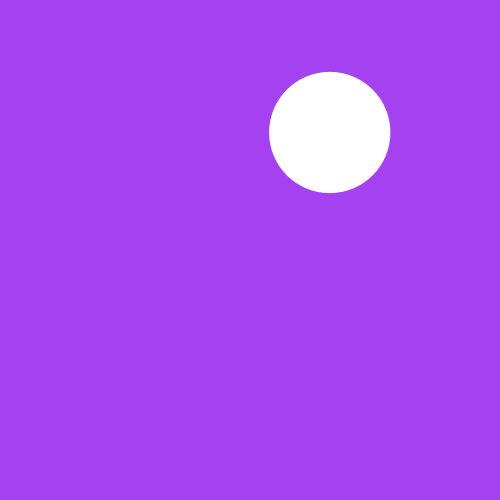
Frame 1 (no input)
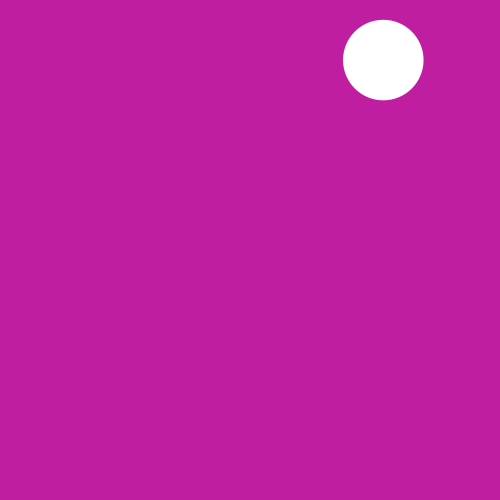
Frame 60 (the mouse pressed at the canvas centre just before this capture)
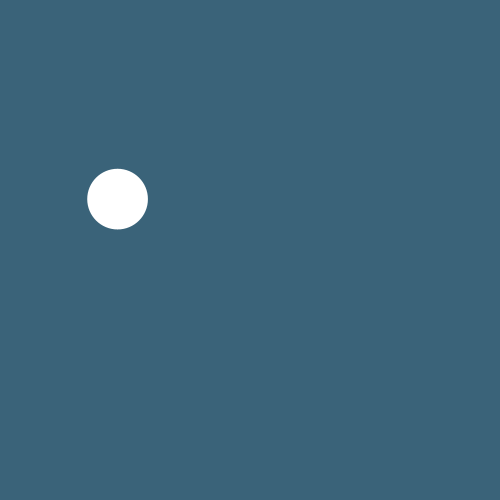
Frame 120 (the mouse held since frame 60 and released just before this capture)

The Processing sketch that drew these frames (run headless with seeded random() and noise(); from frame 60 on, the mouse is pressed at the canvas centre):

// Processing sketch: processing_100116
// ── processing_100116.pde

void setup()
{
  size(500,500);
}

void matt()
{
  frameRate(7);
  float a=random(255);
  float b=random(255);
  float c=random(255);
  background(a,b,c);
  
noStroke();
ellipse(a*2,b*2,c/2,c/2);
}

void draw(){
matt();
}
